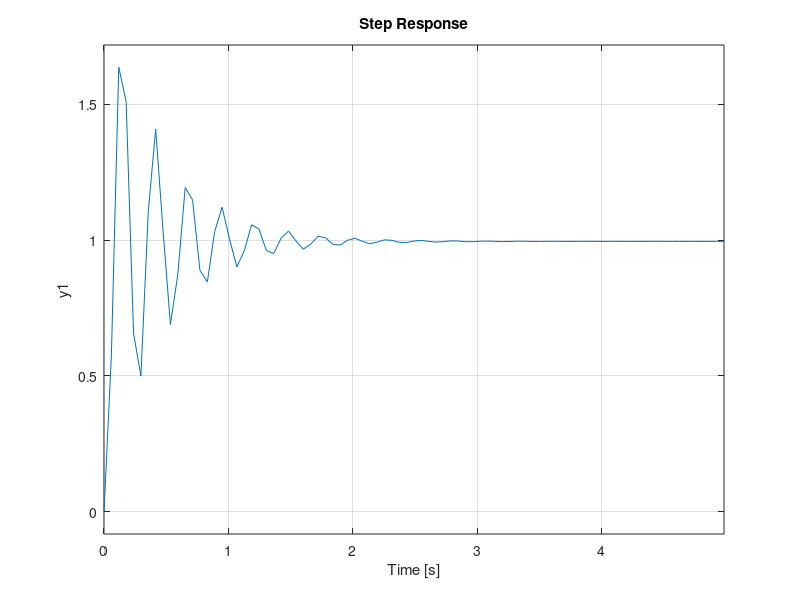

Write the MATLAB code that produced this figure.
% Función de Transferencia [z]
N = [0.003485, 0.007524, 0.001394]; % Matriz del Numerador de la función
D = [1, -1.26, 0.09419, 0.1748];    % Matriz del Denominador de la función
ts = 0.0593;                        % Tiempo de muestreo
t = 0:0.0593:5;                     % Vector de tiempo para la simulación
Tf = tf(N,D,ts);                    % Definición de la función de transferencia
Gs = d2c(Tf);                       % Conversión del modelo a tiempo continuo

% Variables ZN
Ku = 259.933;                       % Valor de la ganancia última
Pu = (2*pi)/(32.1483);              % Valor del periodo último
    
% Reglas de Ziegler Nichols
Kp = 0.6*(Ku);                      
Ki = Pu/2;
Kd = Pu/8;
% Controlador    
C = pid(Kp,Ki,Kd);                  % Función del controlador PID en tiempo continuo
M = series(C,Gs);                   % Multiplicación de bloques en serie
G = (feedback(M,1));                % Retroalimentación unitaria con salida del sistema

step(G,t)                           % Gráfica de la respuesta del sistema a una señal escalón unitario
    
